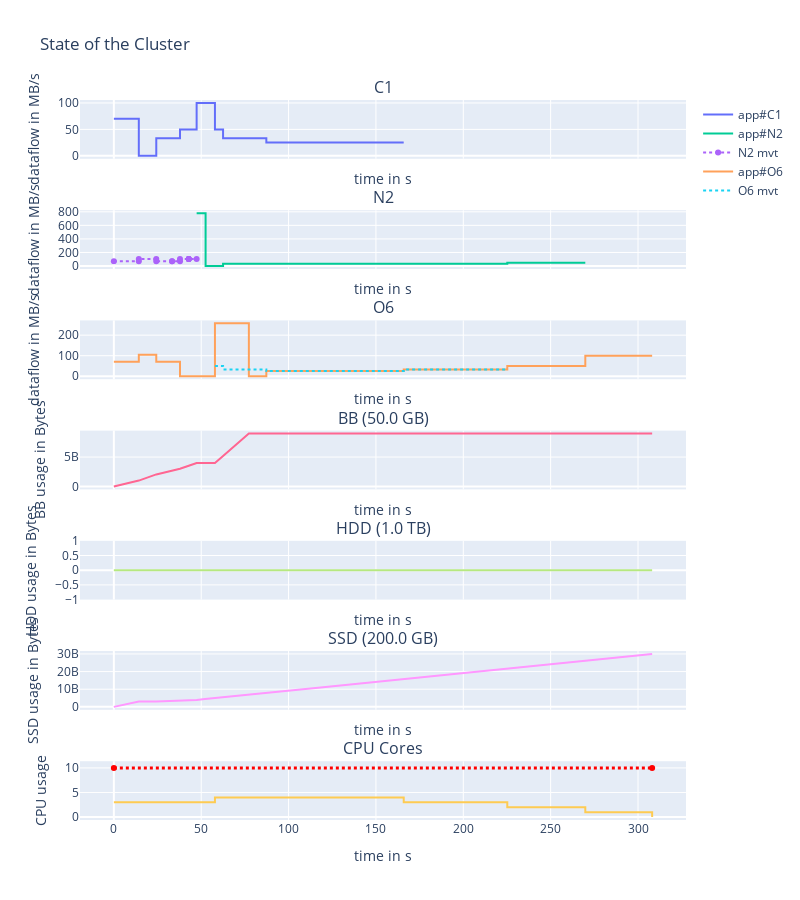
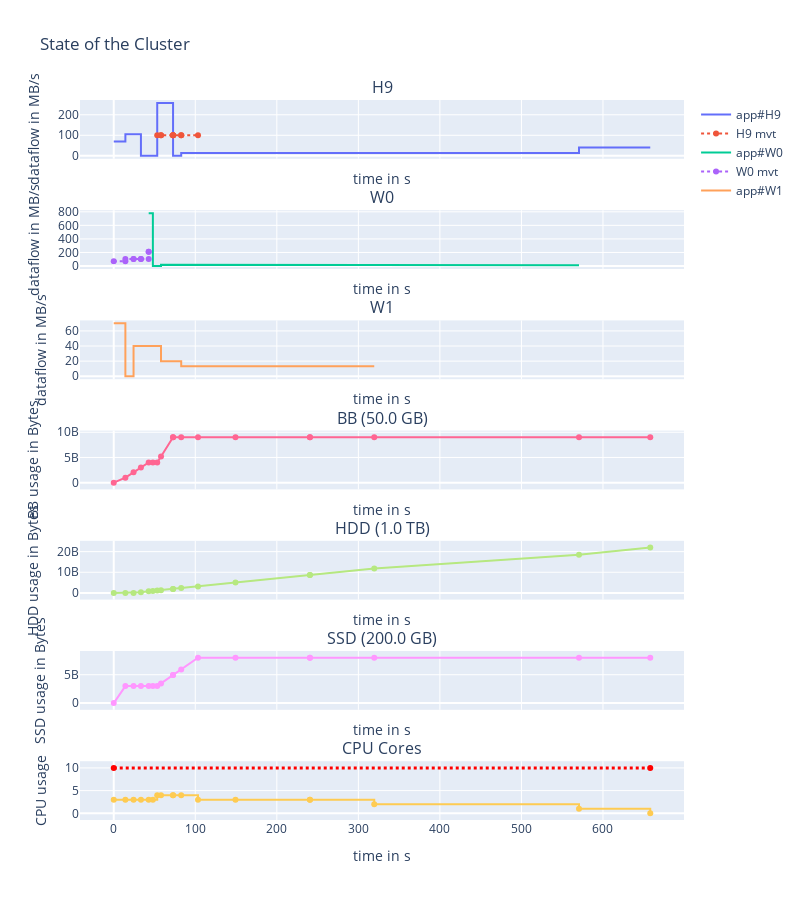

These figures' notebook cell, in order:
### Code cell
cbb = ClusterBlackBox()
fig = cbb.display_placement(placement=df.loc[59]["Param"].tolist()) # solution found by bbopt
fig.show()
cbb = ClusterBlackBox()
fig = cbb.display_placement(placement=df.loc[24]["Param"].tolist()) # solution found by bbopt
fig.show()

### Figure 1 — Plotly figure (JSON) as saved in the notebook; plotly's stock layout.template omitted (floating-point values rounded to 4 significant figures)
{"data": [{"line": {"shape": "linear"}, "name": "app#C1", "text": ["READ|to/from:SSD|volume=1.0 GB", "READ|to/from:SSD|volume=1.0 GB", "COMPUTE|volume=0B", "COMPUTE|volume=0B", "WRITE|to/from:SSD|volume=301.59 MB", "WRITE|to/from:SSD|volume=301.59 MB", "WRITE|to/from:SSD|volume=150.79 MB", "WRITE|to/from:SSD|volume=150.79 MB", "WRITE|to/from:SSD|volume=250.0 MB", "WRITE|to/from:SSD|volume=250.0 MB", "WRITE|to/from:SSD|volume=355.27 EB", "WRITE|to/from:SSD|volume=355.27 EB", "WRITE|to/from:SSD|volume=226.19 MB", "WRITE|to/from:SSD|volume=226.19 MB", "WRITE|to/from:SSD|volume=476.19 MB", "WRITE|to/from:SSD|volume=476.19 MB", "WRITE|to/from:SSD|volume=36.63 MB", "WRITE|to/from:SSD|volume=36.63 MB", "WRITE|to/from:SSD|volume=534.8 MB", "WRITE|to/from:SSD|volume=534.8 MB", "WRITE|to/from:SSD|volume=232.6 MB", "WRITE|to/from:SSD|volume=232.6 MB", "WRITE|to/from:SSD|volume=492.18 MB", "WRITE|to/from:SSD|volume=492.18 MB", "WRITE|to/from:SSD|volume=333.33 MB", "WRITE|to/from:SSD|volume=333.33 MB", "WRITE|to/from:SSD|volume=20.52 MB", "WRITE|to/from:SSD|volume=20.52 MB", "WRITE|to/from:SSD|volume=755.95 MB", "WRITE|to/from:SSD|volume=755.95 MB", "WRITE|to/from:SSD|volume=261.9 MB", "WRITE|to/from:SSD|volume=261.9 MB", "WRITE|to/from:SSD|volume=435.9 MB", "WRITE|to/from:SSD|volume=435.9 MB", "WRITE|to/from:SSD|volume=290.29 MB", "WRITE|to/from:SSD|volume=290.29 MB", "WRITE|to/from:SSD|volume=201.13 MB", "WRITE|to/from:SSD|volume=201.13 MB", "WRITE|to/from:SSD|volume=685.45 EB", "WRITE|to/from:SSD|volume=685.45 EB"], "textposition": "top center", "type": "scatter", "x": [0, 14.29, 14.29, 24.29, 24.29, 33.33, 33.33, 37.86, 37.86, 42.86, 42.86, 42.86, 42.86, 47.38, 47.38, 52.14, 52.14, 52.51, 52.51, 57.86, 57.86, 62.51, 62.51, 77.27, 77.27, 87.27, 87.27, 88.1, 88.1, 118.3, 118.3, 128.8, 128.8, 146.2, 146.2, 157.9, 157.9, 165.9, 165.9, 165.9], "xaxis": "x", "y": [70, 70, 0, 0, 33.33, 33.33, 33.33, 33.33, 50, 50, 50, 50, 50, 50, 100, 100, 100, 100, 100, 100, 50, 50, 33.33, 33.33, 33.33, 33.33, 25, 25, 25, 25, 25, 25, 25, 25, 25, 25, 25, 25, 25, 25], "yaxis": "y"}, {"line": {"dash": "dot", "shape": "linear"}, "name": "C1 mvt", "text": [], "textposition": "top center", "type": "scatter", "x": [], "xaxis": "x", "y": [], "yaxis": "y"}, {"line": {"shape": "linear"}, "name": "app#N2", "text": ["READ|to/from:BB|volume=3.71 GB", "READ|to/from:BB|volume=3.71 GB", "READ|to/from:BB|volume=285.71 MB", "READ|to/from:BB|volume=285.71 MB", "COMPUTE|volume=0B", "COMPUTE|volume=0B", "WRITE|to/from:SSD|volume=492.18 MB", "WRITE|to/from:SSD|volume=492.18 MB", "WRITE|to/from:SSD|volume=333.33 MB", "WRITE|to/from:SSD|volume=333.33 MB", "WRITE|to/from:SSD|volume=20.52 MB", "WRITE|to/from:SSD|volume=20.52 MB", "WRITE|to/from:SSD|volume=755.95 MB", "WRITE|to/from:SSD|volume=755.95 MB", "WRITE|to/from:SSD|volume=261.9 MB", "WRITE|to/from:SSD|volume=261.9 MB", "WRITE|to/from:SSD|volume=435.9 MB", "WRITE|to/from:SSD|volume=435.9 MB", "WRITE|to/from:SSD|volume=290.29 MB", "WRITE|to/from:SSD|volume=290.29 MB", "WRITE|to/from:SSD|volume=201.13 MB", "WRITE|to/from:SSD|volume=201.13 MB", "WRITE|to/from:SSD|volume=710.54 EB", "WRITE|to/from:SSD|volume=710.54 EB", "WRITE|to/from:SSD|volume=1.98 GB", "WRITE|to/from:SSD|volume=1.98 GB", "WRITE|to/from:SSD|volume=988.1 MB", "WRITE|to/from:SSD|volume=988.1 MB", "WRITE|to/from:SSD|volume=1.24 GB", "WRITE|to/from:SSD|volume=1.24 GB"], "textposition": "top center", "type": "scatter", "x": [47.38, 52.14, 52.14, 52.51, 52.51, 62.51, 62.51, 77.27, 77.27, 87.27, 87.27, 88.1, 88.1, 118.3, 118.3, 128.8, 128.8, 146.2, 146.2, 157.9, 157.9, 165.9, 165.9, 165.9, 165.9, 225.2, 225.2, 244.9, 244.9, 269.8], "xaxis": "x2", "y": [780, 780, 780, 780, 0, 0, 33.33, 33.33, 33.33, 33.33, 25, 25, 25, 25, 25, 25, 25, 25, 25, 25, 25, 25, 25, 25, 33.33, 33.33, 50, 50, 50, 50], "yaxis": "y2"}, {"line": {"dash": "dot", "shape": "linear"}, "name": "N2 mvt", "text": ["MOVEMENT|in:BB|from:SSD|volume=1.0 GB", "MOVEMENT|in:BB|volume=1.0 GB", "MOVEMENT|in:BB|from:SSD|volume=1.05 GB", "MOVEMENT|in:BB|volume=1.05 GB", "MOVEMENT|in:BB|from:SSD|volume=633.33 MB", "MOVEMENT|in:BB|volume=633.33 MB", "MOVEMENT|in:BB|from:SSD|volume=316.67 MB", "MOVEMENT|in:BB|volume=316.67 MB", "MOVEMENT|in:BB|from:SSD|volume=525.0 MB", "MOVEMENT|in:BB|volume=525.0 MB", "MOVEMENT|in:BB|from:SSD|volume=746.07 EB", "MOVEMENT|in:BB|volume=746.07 EB", "MOVEMENT|in:BB|from:SSD|volume=475.0 MB", "MOVEMENT|in:BB|volume=475.0 MB"], "textposition": "top center", "type": "scatter", "x": [0, 14.29, 14.29, 24.29, 24.29, 33.33, 33.33, 37.86, 37.86, 42.86, 42.86, 42.86, 42.86, 47.38], "xaxis": "x2", "y": [70, 70, 105, 105, 70, 70, 70, 70, 105, 105, 105, 105, 105, 105], "yaxis": "y2"}, {"line": {"shape": "linear"}, "name": "app#O6", "text": ["READ|to/from:SSD|volume=1.0 GB", "READ|to/from:SSD|volume=1.0 GB", "READ|to/from:SSD|volume=1.05 GB", "READ|to/from:SSD|volume=1.05 GB", "READ|to/from:SSD|volume=633.33 MB", "READ|to/from:SSD|volume=633.33 MB", "READ|to/from:SSD|volume=316.67 MB", "READ|to/from:SSD|volume=316.67 MB", "COMPUTE|volume=0B", "COMPUTE|volume=0B", "WRITE|to/from:BB|volume=1.2 GB", "WRITE|to/from:BB|volume=1.2 GB", "WRITE|to/from:BB|volume=3.8 GB", "WRITE|to/from:BB|volume=3.8 GB", "COMPUTE|volume=0B", "COMPUTE|volume=0B", "WRITE|to/from:SSD|volume=20.52 MB", "WRITE|to/from:SSD|volume=20.52 MB", "WRITE|to/from:SSD|volume=755.95 MB", "WRITE|to/from:SSD|volume=755.95 MB", "WRITE|to/from:SSD|volume=261.9 MB", "WRITE|to/from:SSD|volume=261.9 MB", "WRITE|to/from:SSD|volume=435.9 MB", "WRITE|to/from:SSD|volume=435.9 MB", "WRITE|to/from:SSD|volume=290.29 MB", "WRITE|to/from:SSD|volume=290.29 MB", "WRITE|to/from:SSD|volume=201.13 MB", "WRITE|to/from:SSD|volume=201.13 MB", "WRITE|to/from:SSD|volume=710.54 EB", "WRITE|to/from:SSD|volume=710.54 EB", "WRITE|to/from:SSD|volume=1.98 GB", "WRITE|to/from:SSD|volume=1.98 GB", "WRITE|to/from:SSD|volume=988.1 MB", "WRITE|to/from:SSD|volume=988.1 MB", "WRITE|to/from:SSD|volume=1.24 GB", "WRITE|to/from:SSD|volume=1.24 GB", "WRITE|to/from:SSD|volume=3.83 GB", "WRITE|to/from:SSD|volume=3.83 GB"], "textposition": "top center", "type": "scatter", "x": [0, 14.29, 14.29, 24.29, 24.29, 33.33, 33.33, 37.86, 37.86, 57.86, 57.86, 62.51, 62.51, 77.27, 77.27, 87.27, 87.27, 88.1, 88.1, 118.3, 118.3, 128.8, 128.8, 146.2, 146.2, 157.9, 157.9, 165.9, 165.9, 165.9, 165.9, 225.2, 225.2, 244.9, 244.9, 269.8, 269.8, 308.1], "xaxis": "x3", "y": [70, 70, 105, 105, 70, 70, 70, 70, 0, 0, 257.5, 257.5, 257.5, 257.5, 0, 0, 25, 25, 25, 25, 25, 25, 25, 25, 25, 25, 25, 25, 25, 25, 33.33, 33.33, 50, 50, 50, 50, 100, 100], "yaxis": "y3"}, {"line": {"dash": "dot", "shape": "linear"}, "name": "O6 mvt", "text": ["MOVEMENT|in:SSD|from:BB|volume=232.6 MB", "MOVEMENT|in:SSD|volume=232.6 MB", "MOVEMENT|in:SSD|from:BB|volume=492.18 MB", "MOVEMENT|in:SSD|volume=492.18 MB", "MOVEMENT|in:SSD|from:BB|volume=333.33 MB", "MOVEMENT|in:SSD|volume=333.33 MB", "MOVEMENT|in:SSD|from:BB|volume=20.52 MB", "MOVEMENT|in:SSD|volume=20.52 MB", "MOVEMENT|in:SSD|from:BB|volume=755.95 MB", "MOVEMENT|in:SSD|volume=755.95 MB", "MOVEMENT|in:SSD|from:BB|volume=261.9 MB", "MOVEMENT|in:SSD|volume=261.9 MB", "MOVEMENT|in:SSD|from:BB|volume=435.9 MB", "MOVEMENT|in:SSD|volume=435.9 MB", "MOVEMENT|in:SSD|from:BB|volume=290.29 MB", "MOVEMENT|in:SSD|volume=290.29 MB", "MOVEMENT|in:SSD|from:BB|volume=201.13 MB", "MOVEMENT|in:SSD|volume=201.13 MB", "MOVEMENT|in:SSD|from:BB|volume=710.54 EB", "MOVEMENT|in:SSD|volume=710.54 EB", "MOVEMENT|in:SSD|from:BB|volume=1.98 GB", "MOVEMENT|in:SSD|volume=1.98 GB"], "textposition": "top center", "type": "scatter", "x": [57.86, 62.51, 62.51, 77.27, 77.27, 87.27, 87.27, 88.1, 88.1, 118.3, 118.3, 128.8, 128.8, 146.2, 146.2, 157.9, 157.9, 165.9, 165.9, 165.9, 165.9, 225.2], "xaxis": "x3", "y": [50, 50, 33.33, 33.33, 33.33, 33.33, 25, 25, 25, 25, 25, 25, 25, 25, 25, 25, 25, 25, 25, 25, 33.33, 33.33], "yaxis": "y3"}, {"line": {"shape": "linear"}, "name": "BB", "showlegend": false, "text": ["C1|Read|SSD | +volume=1.0 GB", "N2|Movement|BB | +volume=1.0 GB", "O6|Read|SSD | +volume=1.0 GB", "C1|Compute | +volume=0B", "O6|Read|SSD | +volume=1.05 GB", "N2|Movement|BB | +volume=1.05 GB", "N2|Movement|BB | +volume=633.33 MB", "O6|Read|SSD | +volume=633.33 MB", "C1|Write|SSD | +volume=301.59 MB", "O6|Read|SSD | +volume=316.67 MB", "C1|Write|SSD | +volume=150.79 MB", "N2|Movement|BB | +volume=316.67 MB", "N2|Movement|BB | +volume=525.0 MB", "C1|Write|SSD | +volume=250.0 MB", "C1|Write|SSD | +volume=355.27 EB", "N2|Movement|BB | +volume=746.07 EB", "N2|Movement|BB | +volume=475.0 MB", "C1|Write|SSD | +volume=226.19 MB", "N2|Read|BB | +volume=3.71 GB", "C1|Write|SSD | +volume=476.19 MB", "N2|Read|BB | +volume=285.71 MB", "C1|Write|SSD | +volume=36.63 MB", "O6|Compute | +volume=0B", "C1|Write|SSD | +volume=534.8 MB", "N2|Compute | +volume=0B", "O6|Write|BB | +volume=1.2 GB", "C1|Write|SSD | +volume=232.6 MB", "O6|Movement|SSD | +volume=232.6 MB", "O6|Write|BB | +volume=3.8 GB", "O6|Movement|SSD | +volume=492.18 MB", "N2|Write|SSD | +volume=492.18 MB", "C1|Write|SSD | +volume=492.18 MB", "O6|Compute | +volume=0B", "N2|Write|SSD | +volume=333.33 MB", "C1|Write|SSD | +volume=333.33 MB", "O6|Movement|SSD | +volume=333.33 MB", "O6|Movement|SSD | +volume=20.52 MB", "N2|Write|SSD | +volume=20.52 MB", "C1|Write|SSD | +volume=20.52 MB", "O6|Write|SSD | +volume=20.52 MB", "O6|Write|SSD | +volume=755.95 MB", "O6|Movement|SSD | +volume=755.95 MB", "N2|Write|SSD | +volume=755.95 MB", "C1|Write|SSD | +volume=755.95 MB", "O6|Write|SSD | +volume=261.9 MB", "N2|Write|SSD | +volume=261.9 MB", "C1|Write|SSD | +volume=261.9 MB", "O6|Movement|SSD | +volume=261.9 MB", "O6|Movement|SSD | +volume=435.9 MB", "N2|Write|SSD | +volume=435.9 MB", "C1|Write|SSD | +volume=435.9 MB", "O6|Write|SSD | +volume=435.9 MB", "O6|Write|SSD | +volume=290.29 MB", "O6|Movement|SSD | +volume=290.29 MB", "N2|Write|SSD | +volume=290.29 MB", "C1|Write|SSD | +volume=290.29 MB", "O6|Write|SSD | +volume=201.13 MB", "N2|Write|SSD | +volume=201.13 MB", "C1|Write|SSD | +volume=201.13 MB", "O6|Movement|SSD | +volume=201.13 MB", "C1|Write|SSD | +volume=685.45 EB", "O6|Movement|SSD | +volume=710.54 EB", "N2|Write|SSD | +volume=710.54 EB", "O6|Write|SSD | +volume=710.54 EB", "O6|Movement|SSD | +volume=1.98 GB", "N2|Write|SSD | +volume=1.98 GB", "O6|Write|SSD | +volume=1.98 GB", "O6|Write|SSD | +volume=988.1 MB", "N2|Write|SSD | +volume=988.1 MB", "N2|Write|SSD | +volume=1.24 GB", "O6|Write|SSD | +volume=1.24 GB", "O6|Write|SSD | +volume=3.83 GB"], "textposition": "top center", "type": "scatter", "x": [0, 14.29, 24.29, 33.33, 37.86, 42.86, 42.86, 47.38, 52.14, 52.51, 57.86, 62.51, 77.27, 87.27, 88.1, 118.3, 128.8, 146.2, 157.9, 165.9, 165.9, 225.2, 244.9, 269.8, 308.1], "xaxis": "x4", "y": [0, 1000000000, 2050000000, 2683000000.0, 3000000000.0, 3525000000.0, 3525000000.0, 4000000000.0, 4000000000.0, 4000000000.0, 4000000000.0, 5198000000.0, 9000000000, 9000000000, 9000000000, 9000000000, 9000000000, 9000000000, 9000000000, 9000000000, 9000000000, 9000000000, 9000000000, 9000000000, 9000000000], "yaxis": "y4"}, {"line": {"shape": "linear"}, "name": "HDD", "showlegend": false, "text": ["C1|Read|SSD | +volume=1.0 GB", "N2|Movement|BB | +volume=1.0 GB", "O6|Read|SSD | +volume=1.0 GB", "C1|Compute | +volume=0B", "O6|Read|SSD | +volume=1.05 GB", "N2|Movement|BB | +volume=1.05 GB", "N2|Movement|BB | +volume=633.33 MB", "O6|Read|SSD | +volume=633.33 MB", "C1|Write|SSD | +volume=301.59 MB", "O6|Read|SSD | +volume=316.67 MB", "C1|Write|SSD | +volume=150.79 MB", "N2|Movement|BB | +volume=316.67 MB", "N2|Movement|BB | +volume=525.0 MB", "C1|Write|SSD | +volume=250.0 MB", "C1|Write|SSD | +volume=355.27 EB", "N2|Movement|BB | +volume=746.07 EB", "N2|Movement|BB | +volume=475.0 MB", "C1|Write|SSD | +volume=226.19 MB", "N2|Read|BB | +volume=3.71 GB", "C1|Write|SSD | +volume=476.19 MB", "N2|Read|BB | +volume=285.71 MB", "C1|Write|SSD | +volume=36.63 MB", "O6|Compute | +volume=0B", "C1|Write|SSD | +volume=534.8 MB", "N2|Compute | +volume=0B", "O6|Write|BB | +volume=1.2 GB", "C1|Write|SSD | +volume=232.6 MB", "O6|Movement|SSD | +volume=232.6 MB", "O6|Write|BB | +volume=3.8 GB", "O6|Movement|SSD | +volume=492.18 MB", "N2|Write|SSD | +volume=492.18 MB", "C1|Write|SSD | +volume=492.18 MB", "O6|Compute | +volume=0B", "N2|Write|SSD | +volume=333.33 MB", "C1|Write|SSD | +volume=333.33 MB", "O6|Movement|SSD | +volume=333.33 MB", "O6|Movement|SSD | +volume=20.52 MB", "N2|Write|SSD | +volume=20.52 MB", "C1|Write|SSD | +volume=20.52 MB", "O6|Write|SSD | +volume=20.52 MB", "O6|Write|SSD | +volume=755.95 MB", "O6|Movement|SSD | +volume=755.95 MB", "N2|Write|SSD | +volume=755.95 MB", "C1|Write|SSD | +volume=755.95 MB", "O6|Write|SSD | +volume=261.9 MB", "N2|Write|SSD | +volume=261.9 MB", "C1|Write|SSD | +volume=261.9 MB", "O6|Movement|SSD | +volume=261.9 MB", "O6|Movement|SSD | +volume=435.9 MB", "N2|Write|SSD | +volume=435.9 MB", "C1|Write|SSD | +volume=435.9 MB", "O6|Write|SSD | +volume=435.9 MB", "O6|Write|SSD | +volume=290.29 MB", "O6|Movement|SSD | +volume=290.29 MB", "N2|Write|SSD | +volume=290.29 MB", "C1|Write|SSD | +volume=290.29 MB", "O6|Write|SSD | +volume=201.13 MB", "N2|Write|SSD | +volume=201.13 MB", "C1|Write|SSD | +volume=201.13 MB", "O6|Movement|SSD | +volume=201.13 MB", "C1|Write|SSD | +volume=685.45 EB", "O6|Movement|SSD | +volume=710.54 EB", "N2|Write|SSD | +volume=710.54 EB", "O6|Write|SSD | +volume=710.54 EB", "O6|Movement|SSD | +volume=1.98 GB", "N2|Write|SSD | +volume=1.98 GB", "O6|Write|SSD | +volume=1.98 GB", "O6|Write|SSD | +volume=988.1 MB", "N2|Write|SSD | +volume=988.1 MB", "N2|Write|SSD | +volume=1.24 GB", "O6|Write|SSD | +volume=1.24 GB", "O6|Write|SSD | +volume=3.83 GB"], "textposition": "top center", "type": "scatter", "x": [0, 14.29, 24.29, 33.33, 37.86, 42.86, 42.86, 47.38, 52.14, 52.51, 57.86, 62.51, 77.27, 87.27, 88.1, 118.3, 128.8, 146.2, 157.9, 165.9, 165.9, 225.2, 244.9, 269.8, 308.1], "xaxis": "x5", "y": [0, 0, 0, 0, 0, 0, 0, 0, 0, 0, 0, 0, 0, 0, 0, 0, 0, 0, 0, 0, 0, 0, 0, 0, 0], "yaxis": "y5"}, {"line": {"shape": "linear"}, "name": "SSD", "showlegend": false, "text": ["C1|Read|SSD | +volume=1.0 GB", "N2|Movement|BB | +volume=1.0 GB", "O6|Read|SSD | +volume=1.0 GB", "C1|Compute | +volume=0B", "O6|Read|SSD | +volume=1.05 GB", "N2|Movement|BB | +volume=1.05 GB", "N2|Movement|BB | +volume=633.33 MB", "O6|Read|SSD | +volume=633.33 MB", "C1|Write|SSD | +volume=301.59 MB", "O6|Read|SSD | +volume=316.67 MB", "C1|Write|SSD | +volume=150.79 MB", "N2|Movement|BB | +volume=316.67 MB", "N2|Movement|BB | +volume=525.0 MB", "C1|Write|SSD | +volume=250.0 MB", "C1|Write|SSD | +volume=355.27 EB", "N2|Movement|BB | +volume=746.07 EB", "N2|Movement|BB | +volume=475.0 MB", "C1|Write|SSD | +volume=226.19 MB", "N2|Read|BB | +volume=3.71 GB", "C1|Write|SSD | +volume=476.19 MB", "N2|Read|BB | +volume=285.71 MB", "C1|Write|SSD | +volume=36.63 MB", "O6|Compute | +volume=0B", "C1|Write|SSD | +volume=534.8 MB", "N2|Compute | +volume=0B", "O6|Write|BB | +volume=1.2 GB", "C1|Write|SSD | +volume=232.6 MB", "O6|Movement|SSD | +volume=232.6 MB", "O6|Write|BB | +volume=3.8 GB", "O6|Movement|SSD | +volume=492.18 MB", "N2|Write|SSD | +volume=492.18 MB", "C1|Write|SSD | +volume=492.18 MB", "O6|Compute | +volume=0B", "N2|Write|SSD | +volume=333.33 MB", "C1|Write|SSD | +volume=333.33 MB", "O6|Movement|SSD | +volume=333.33 MB", "O6|Movement|SSD | +volume=20.52 MB", "N2|Write|SSD | +volume=20.52 MB", "C1|Write|SSD | +volume=20.52 MB", "O6|Write|SSD | +volume=20.52 MB", "O6|Write|SSD | +volume=755.95 MB", "O6|Movement|SSD | +volume=755.95 MB", "N2|Write|SSD | +volume=755.95 MB", "C1|Write|SSD | +volume=755.95 MB", "O6|Write|SSD | +volume=261.9 MB", "N2|Write|SSD | +volume=261.9 MB", "C1|Write|SSD | +volume=261.9 MB", "O6|Movement|SSD | +volume=261.9 MB", "O6|Movement|SSD | +volume=435.9 MB", "N2|Write|SSD | +volume=435.9 MB", "C1|Write|SSD | +volume=435.9 MB", "O6|Write|SSD | +volume=435.9 MB", "O6|Write|SSD | +volume=290.29 MB", "O6|Movement|SSD | +volume=290.29 MB", "N2|Write|SSD | +volume=290.29 MB", "C1|Write|SSD | +volume=290.29 MB", "O6|Write|SSD | +volume=201.13 MB", "N2|Write|SSD | +volume=201.13 MB", "C1|Write|SSD | +volume=201.13 MB", "O6|Movement|SSD | +volume=201.13 MB", "C1|Write|SSD | +volume=685.45 EB", "O6|Movement|SSD | +volume=710.54 EB", "N2|Write|SSD | +volume=710.54 EB", "O6|Write|SSD | +volume=710.54 EB", "O6|Movement|SSD | +volume=1.98 GB", "N2|Write|SSD | +volume=1.98 GB", "O6|Write|SSD | +volume=1.98 GB", "O6|Write|SSD | +volume=988.1 MB", "N2|Write|SSD | +volume=988.1 MB", "N2|Write|SSD | +volume=1.24 GB", "O6|Write|SSD | +volume=1.24 GB", "O6|Write|SSD | +volume=3.83 GB"], "textposition": "top center", "type": "scatter", "x": [0, 14.29, 24.29, 33.33, 37.86, 42.86, 42.86, 47.38, 52.14, 52.51, 57.86, 62.51, 77.27, 87.27, 88.1, 118.3, 128.8, 146.2, 157.9, 165.9, 165.9, 225.2, 244.9, 269.8, 308.1], "xaxis": "x6", "y": [0, 3000000000, 3000000000, 3302000000.0, 3452000000.0, 3702000000.0, 3702000000.0, 3929000000.0, 4405000000.0, 4441000000.0, 4976000000.0, 5441000000.0, 6918000000.0, 7918000000.0, 8000000000.0, 11020000000.0, 12070000000.0, 13820000000.0, 14980000000.0, 15780000000.0, 15780000000.0, 21710000000.0, 23690000000.0, 26170000000.0, 30000000000.0], "yaxis": "y6"}, {"line": {"shape": "hv"}, "showlegend": false, "type": "scatter", "x": [0, 14.29, 24.29, 33.33, 37.86, 42.86, 42.86, 47.38, 52.14, 52.51, 57.86, 62.51, 77.27, 87.27, 88.1, 118.3, 128.8, 146.2, 157.9, 165.9, 165.9, 225.2, 244.9, 269.8, 308.1], "xaxis": "x7", "y": [3, 3, 3, 3, 3, 3, 3, 3, 3, 3, 4, 4, 4, 4, 4, 4, 4, 4, 4, 4, 3, 2, 2, 1, 0], "yaxis": "y7"}, {"line": {"color": "red", "dash": "dot", "shape": "hv", "width": 3}, "showlegend": false, "text": ["Maximum available cores in cluster=10", "Maximum available cores in cluster=10"], "type": "scatter", "x": [0, 308.1], "xaxis": "x7", "y": [10, 10], "yaxis": "y7"}], "layout": {"annotations": [{"font": {"size": 16}, "showarrow": false, "text": "C1", "x": 0.5, "xanchor": "center", "xref": "paper", "y": 1.0, "yanchor": "bottom", "yref": "paper"}, {"font": {"size": 16}, "showarrow": false, "text": "N2", "x": 0.5, "xanchor": "center", "xref": "paper", "y": 0.8469, "yanchor": "bottom", "yref": "paper"}, {"font": {"size": 16}, "showarrow": false, "text": "O6", "x": 0.5, "xanchor": "center", "xref": "paper", "y": 0.6939, "yanchor": "bottom", "yref": "paper"}, {"font": {"size": 16}, "showarrow": false, "text": "BB (50.0 GB)", "x": 0.5, "xanchor": "center", "xref": "paper", "y": 0.5408, "yanchor": "bottom", "yref": "paper"}, {"font": {"size": 16}, "showarrow": false, "text": "HDD (1.0 TB)", "x": 0.5, "xanchor": "center", "xref": "paper", "y": 0.3878, "yanchor": "bottom", "yref": "paper"}, {"font": {"size": 16}, "showarrow": false, "text": "SSD (200.0 GB)", "x": 0.5, "xanchor": "center", "xref": "paper", "y": 0.2347, "yanchor": "bottom", "yref": "paper"}, {"font": {"size": 16}, "showarrow": false, "text": "CPU Cores", "x": 0.5, "xanchor": "center", "xref": "paper", "y": 0.08163, "yanchor": "bottom", "yref": "paper"}], "height": 900, "title": {"text": "State of the Cluster"}, "width": 800, "xaxis": {"anchor": "y", "domain": [0, 1], "matches": "x7", "showticklabels": false, "title": {"text": "time in s"}}, "xaxis2": {"anchor": "y2", "domain": [0, 1], "matches": "x7", "showticklabels": false, "title": {"text": "time in s"}}, "xaxis3": {"anchor": "y3", "domain": [0, 1], "matches": "x7", "showticklabels": false, "title": {"text": "time in s"}}, "xaxis4": {"anchor": "y4", "domain": [0, 1], "matches": "x7", "showticklabels": false, "title": {"text": "time in s"}}, "xaxis5": {"anchor": "y5", "domain": [0, 1], "matches": "x7", "showticklabels": false, "title": {"text": "time in s"}}, "xaxis6": {"anchor": "y6", "domain": [0, 1], "matches": "x7", "showticklabels": false, "title": {"text": "time in s"}}, "xaxis7": {"anchor": "y7", "domain": [0, 1], "title": {"text": "time in s"}}, "yaxis": {"anchor": "x", "domain": [0.9184, 1.0], "title": {"text": "dataflow in MB/s"}}, "yaxis2": {"anchor": "x2", "domain": [0.7653, 0.8469], "title": {"text": "dataflow in MB/s"}}, "yaxis3": {"anchor": "x3", "domain": [0.6122, 0.6939], "title": {"text": "dataflow in MB/s"}}, "yaxis4": {"anchor": "x4", "domain": [0.4592, 0.5408], "title": {"text": "BB usage in Bytes"}}, "yaxis5": {"anchor": "x5", "domain": [0.3061, 0.3878], "title": {"text": "HDD usage in Bytes"}}, "yaxis6": {"anchor": "x6", "domain": [0.1531, 0.2347], "title": {"text": "SSD usage in Bytes"}}, "yaxis7": {"anchor": "x7", "domain": [0, 0.08163], "title": {"text": "CPU usage"}}}}

### Figure 2 — Plotly figure (JSON) as saved in the notebook; plotly's stock layout.template omitted (floating-point values rounded to 4 significant figures)
{"data": [{"line": {"shape": "linear"}, "name": "app#H9", "text": ["READ|to/from:SSD|volume=1.0 GB", "READ|to/from:SSD|volume=1.0 GB", "READ|to/from:SSD|volume=1.05 GB", "READ|to/from:SSD|volume=1.05 GB", "READ|to/from:SSD|volume=950.0 MB", "READ|to/from:SSD|volume=950.0 MB", "READ|to/from:SSD|volume=119.21 EB", "READ|to/from:SSD|volume=119.21 EB", "COMPUTE|volume=0B", "COMPUTE|volume=0B", "WRITE|to/from:BB|volume=1.2 GB", "WRITE|to/from:BB|volume=1.2 GB", "WRITE|to/from:BB|volume=3.8 GB", "WRITE|to/from:BB|volume=3.8 GB", "WRITE|to/from:BB|volume=2.38 ZB", "WRITE|to/from:BB|volume=2.38 ZB", "COMPUTE|volume=0B", "COMPUTE|volume=0B", "WRITE|to/from:HDD|volume=274.43 MB", "WRITE|to/from:HDD|volume=274.43 MB", "WRITE|to/from:HDD|volume=612.7 MB", "WRITE|to/from:HDD|volume=612.7 MB", "WRITE|to/from:HDD|volume=1.22 GB", "WRITE|to/from:HDD|volume=1.22 GB", "WRITE|to/from:HDD|volume=378.96 EB", "WRITE|to/from:HDD|volume=378.96 EB", "WRITE|to/from:HDD|volume=1.05 GB", "WRITE|to/from:HDD|volume=1.05 GB", "WRITE|to/from:HDD|volume=3.35 GB", "WRITE|to/from:HDD|volume=3.35 GB", "WRITE|to/from:HDD|volume=3.5 GB", "WRITE|to/from:HDD|volume=3.5 GB"], "textposition": "top center", "type": "scatter", "x": [0, 14.29, 14.29, 24.29, 24.29, 33.33, 33.33, 33.33, 33.33, 53.33, 53.33, 57.99, 57.99, 72.75, 72.75, 72.75, 72.75, 82.75, 82.75, 103.3, 103.3, 149.3, 149.3, 240.6, 240.6, 240.6, 240.6, 319.5, 319.5, 570.6, 570.6, 658.0], "xaxis": "x", "y": [70, 70, 105, 105, 105, 105, 105, 105, 0, 0, 257.5, 257.5, 257.5, 257.5, 257.5, 257.5, 0, 0, 13.33, 13.33, 13.33, 13.33, 13.33, 13.33, 13.33, 13.33, 13.33, 13.33, 13.33, 13.33, 40, 40], "yaxis": "y"}, {"line": {"dash": "dot", "shape": "linear"}, "name": "H9 mvt", "text": ["MOVEMENT|in:SSD|from:BB|volume=465.2 MB", "MOVEMENT|in:SSD|volume=465.2 MB", "MOVEMENT|in:SSD|from:BB|volume=1.48 GB", "MOVEMENT|in:SSD|volume=1.48 GB", "MOVEMENT|in:SSD|from:BB|volume=1.42 ZB", "MOVEMENT|in:SSD|volume=1.42 ZB", "MOVEMENT|in:SSD|from:BB|volume=1.0 GB", "MOVEMENT|in:SSD|volume=1.0 GB", "MOVEMENT|in:SSD|from:BB|volume=2.06 GB", "MOVEMENT|in:SSD|volume=2.06 GB"], "textposition": "top center", "type": "scatter", "x": [53.33, 57.99, 57.99, 72.75, 72.75, 72.75, 72.75, 82.75, 82.75, 103.3], "xaxis": "x", "y": [100, 100, 100, 100, 100, 100, 100, 100, 100, 100], "yaxis": "y"}, {"line": {"shape": "linear"}, "name": "app#W0", "text": ["READ|to/from:BB|volume=4.0 GB", "READ|to/from:BB|volume=4.0 GB", "COMPUTE|volume=0B", "COMPUTE|volume=0B", "WRITE|to/from:HDD|volume=295.31 MB", "WRITE|to/from:HDD|volume=295.31 MB", "WRITE|to/from:HDD|volume=284.22 EB", "WRITE|to/from:HDD|volume=284.22 EB", "WRITE|to/from:HDD|volume=200.0 MB", "WRITE|to/from:HDD|volume=200.0 MB", "WRITE|to/from:HDD|volume=274.43 MB", "WRITE|to/from:HDD|volume=274.43 MB", "WRITE|to/from:HDD|volume=612.7 MB", "WRITE|to/from:HDD|volume=612.7 MB", "WRITE|to/from:HDD|volume=1.22 GB", "WRITE|to/from:HDD|volume=1.22 GB", "WRITE|to/from:HDD|volume=378.96 EB", "WRITE|to/from:HDD|volume=378.96 EB", "WRITE|to/from:HDD|volume=1.05 GB", "WRITE|to/from:HDD|volume=1.05 GB", "WRITE|to/from:HDD|volume=3.35 GB", "WRITE|to/from:HDD|volume=3.35 GB"], "textposition": "top center", "type": "scatter", "x": [42.86, 47.99, 47.99, 57.99, 57.99, 72.75, 72.75, 72.75, 72.75, 82.75, 82.75, 103.3, 103.3, 149.3, 149.3, 240.6, 240.6, 240.6, 240.6, 319.5, 319.5, 570.6], "xaxis": "x2", "y": [780, 780, 0, 0, 20, 20, 20, 20, 20, 20, 13.33, 13.33, 13.33, 13.33, 13.33, 13.33, 13.33, 13.33, 13.33, 13.33, 13.33, 13.33], "yaxis": "y2"}, {"line": {"dash": "dot", "shape": "linear"}, "name": "W0 mvt", "text": ["MOVEMENT|in:BB|from:SSD|volume=1.0 GB", "MOVEMENT|in:BB|volume=1.0 GB", "MOVEMENT|in:BB|from:SSD|volume=1.05 GB", "MOVEMENT|in:BB|volume=1.05 GB", "MOVEMENT|in:BB|from:SSD|volume=950.0 MB", "MOVEMENT|in:BB|volume=950.0 MB", "MOVEMENT|in:BB|from:SSD|volume=1.0 GB", "MOVEMENT|in:BB|volume=1.0 GB", "MOVEMENT|in:BB|from:SSD|volume=119.21 EB", "MOVEMENT|in:BB|volume=119.21 EB"], "textposition": "top center", "type": "scatter", "x": [0, 14.29, 14.29, 24.29, 24.29, 33.33, 33.33, 42.86, 42.86, 42.86], "xaxis": "x2", "y": [70, 70, 105, 105, 105, 105, 105, 105, 210, 210], "yaxis": "y2"}, {"line": {"shape": "linear"}, "name": "app#W1", "text": ["READ|to/from:SSD|volume=1.0 GB", "READ|to/from:SSD|volume=1.0 GB", "COMPUTE|volume=0B", "COMPUTE|volume=0B", "WRITE|to/from:HDD|volume=361.9 MB", "WRITE|to/from:HDD|volume=361.9 MB", "WRITE|to/from:HDD|volume=380.95 MB", "WRITE|to/from:HDD|volume=380.95 MB", "WRITE|to/from:HDD|volume=205.13 MB", "WRITE|to/from:HDD|volume=205.13 MB", "WRITE|to/from:HDD|volume=213.92 MB", "WRITE|to/from:HDD|volume=213.92 MB", "WRITE|to/from:HDD|volume=186.08 MB", "WRITE|to/from:HDD|volume=186.08 MB", "WRITE|to/from:HDD|volume=295.31 MB", "WRITE|to/from:HDD|volume=295.31 MB", "WRITE|to/from:HDD|volume=284.22 EB", "WRITE|to/from:HDD|volume=284.22 EB", "WRITE|to/from:HDD|volume=200.0 MB", "WRITE|to/from:HDD|volume=200.0 MB", "WRITE|to/from:HDD|volume=274.43 MB", "WRITE|to/from:HDD|volume=274.43 MB", "WRITE|to/from:HDD|volume=612.7 MB", "WRITE|to/from:HDD|volume=612.7 MB", "WRITE|to/from:HDD|volume=1.22 GB", "WRITE|to/from:HDD|volume=1.22 GB", "WRITE|to/from:HDD|volume=378.96 EB", "WRITE|to/from:HDD|volume=378.96 EB", "WRITE|to/from:HDD|volume=1.05 GB", "WRITE|to/from:HDD|volume=1.05 GB", "WRITE|to/from:HDD|volume=357.63 EB", "WRITE|to/from:HDD|volume=357.63 EB"], "textposition": "top center", "type": "scatter", "x": [0, 14.29, 14.29, 24.29, 24.29, 33.33, 33.33, 42.86, 42.86, 47.99, 47.99, 53.33, 53.33, 57.99, 57.99, 72.75, 72.75, 72.75, 72.75, 82.75, 82.75, 103.3, 103.3, 149.3, 149.3, 240.6, 240.6, 240.6, 240.6, 319.5, 319.5, 319.5], "xaxis": "x3", "y": [70, 70, 0, 0, 40, 40, 40, 40, 40, 40, 40, 40, 40, 40, 20, 20, 20, 20, 20, 20, 13.33, 13.33, 13.33, 13.33, 13.33, 13.33, 13.33, 13.33, 13.33, 13.33, 13.33, 13.33], "yaxis": "y3"}, {"line": {"dash": "dot", "shape": "linear"}, "name": "W1 mvt", "text": [], "textposition": "top center", "type": "scatter", "x": [], "xaxis": "x3", "y": [], "yaxis": "y3"}, {"line": {"shape": "linear"}, "name": "BB", "showlegend": false, "text": ["W1|Read|SSD | +volume=1.0 GB", "W0|Movement|BB | +volume=1.0 GB", "H9|Read|SSD | +volume=1.0 GB", "W1|Compute | +volume=0B", "H9|Read|SSD | +volume=1.05 GB", "W0|Movement|BB | +volume=1.05 GB", "H9|Read|SSD | +volume=950.0 MB", "W1|Write|HDD | +volume=361.9 MB", "W0|Movement|BB | +volume=950.0 MB", "H9|Read|SSD | +volume=119.21 EB", "W0|Movement|BB | +volume=1.0 GB", "W1|Write|HDD | +volume=380.95 MB", "W0|Movement|BB | +volume=119.21 EB", "W0|Read|BB | +volume=4.0 GB", "W1|Write|HDD | +volume=205.13 MB", "H9|Compute | +volume=0B", "W1|Write|HDD | +volume=213.92 MB", "W0|Compute | +volume=0B", "H9|Write|BB | +volume=1.2 GB", "W1|Write|HDD | +volume=186.08 MB", "H9|Movement|SSD | +volume=465.2 MB", "H9|Movement|SSD | +volume=1.48 GB", "W0|Write|HDD | +volume=295.31 MB", "W1|Write|HDD | +volume=295.31 MB", "H9|Write|BB | +volume=3.8 GB", "H9|Write|BB | +volume=2.38 ZB", "H9|Movement|SSD | +volume=1.42 ZB", "W0|Write|HDD | +volume=284.22 EB", "W1|Write|HDD | +volume=284.22 EB", "H9|Compute | +volume=0B", "W0|Write|HDD | +volume=200.0 MB", "W1|Write|HDD | +volume=200.0 MB", "H9|Movement|SSD | +volume=1.0 GB", "H9|Movement|SSD | +volume=2.06 GB", "W0|Write|HDD | +volume=274.43 MB", "W1|Write|HDD | +volume=274.43 MB", "H9|Write|HDD | +volume=274.43 MB", "H9|Write|HDD | +volume=612.7 MB", "W0|Write|HDD | +volume=612.7 MB", "W1|Write|HDD | +volume=612.7 MB", "H9|Write|HDD | +volume=1.22 GB", "W0|Write|HDD | +volume=1.22 GB", "W1|Write|HDD | +volume=1.22 GB", "H9|Write|HDD | +volume=378.96 EB", "W0|Write|HDD | +volume=378.96 EB", "W1|Write|HDD | +volume=378.96 EB", "H9|Write|HDD | +volume=1.05 GB", "W0|Write|HDD | +volume=1.05 GB", "W1|Write|HDD | +volume=1.05 GB", "W1|Write|HDD | +volume=357.63 EB", "W0|Write|HDD | +volume=3.35 GB", "H9|Write|HDD | +volume=3.35 GB", "H9|Write|HDD | +volume=3.5 GB"], "textposition": "top center", "type": "scatter", "x": [0, 14.29, 24.29, 33.33, 42.86, 47.99, 53.33, 57.99, 72.75, 72.75, 82.75, 103.3, 149.3, 240.6, 240.6, 319.5, 570.6, 658.0], "xaxis": "x4", "y": [0, 1000000000, 2050000000, 3000000000, 4000000000, 4000000000, 4000000000, 5198000000.0, 9000000000.0, 9000000000, 9000000000, 9000000000, 9000000000, 9000000000, 9000000000, 9000000000, 9000000000, 9000000000], "yaxis": "y4"}, {"line": {"shape": "linear"}, "name": "HDD", "showlegend": false, "text": ["W1|Read|SSD | +volume=1.0 GB", "W0|Movement|BB | +volume=1.0 GB", "H9|Read|SSD | +volume=1.0 GB", "W1|Compute | +volume=0B", "H9|Read|SSD | +volume=1.05 GB", "W0|Movement|BB | +volume=1.05 GB", "H9|Read|SSD | +volume=950.0 MB", "W1|Write|HDD | +volume=361.9 MB", "W0|Movement|BB | +volume=950.0 MB", "H9|Read|SSD | +volume=119.21 EB", "W0|Movement|BB | +volume=1.0 GB", "W1|Write|HDD | +volume=380.95 MB", "W0|Movement|BB | +volume=119.21 EB", "W0|Read|BB | +volume=4.0 GB", "W1|Write|HDD | +volume=205.13 MB", "H9|Compute | +volume=0B", "W1|Write|HDD | +volume=213.92 MB", "W0|Compute | +volume=0B", "H9|Write|BB | +volume=1.2 GB", "W1|Write|HDD | +volume=186.08 MB", "H9|Movement|SSD | +volume=465.2 MB", "H9|Movement|SSD | +volume=1.48 GB", "W0|Write|HDD | +volume=295.31 MB", "W1|Write|HDD | +volume=295.31 MB", "H9|Write|BB | +volume=3.8 GB", "H9|Write|BB | +volume=2.38 ZB", "H9|Movement|SSD | +volume=1.42 ZB", "W0|Write|HDD | +volume=284.22 EB", "W1|Write|HDD | +volume=284.22 EB", "H9|Compute | +volume=0B", "W0|Write|HDD | +volume=200.0 MB", "W1|Write|HDD | +volume=200.0 MB", "H9|Movement|SSD | +volume=1.0 GB", "H9|Movement|SSD | +volume=2.06 GB", "W0|Write|HDD | +volume=274.43 MB", "W1|Write|HDD | +volume=274.43 MB", "H9|Write|HDD | +volume=274.43 MB", "H9|Write|HDD | +volume=612.7 MB", "W0|Write|HDD | +volume=612.7 MB", "W1|Write|HDD | +volume=612.7 MB", "H9|Write|HDD | +volume=1.22 GB", "W0|Write|HDD | +volume=1.22 GB", "W1|Write|HDD | +volume=1.22 GB", "H9|Write|HDD | +volume=378.96 EB", "W0|Write|HDD | +volume=378.96 EB", "W1|Write|HDD | +volume=378.96 EB", "H9|Write|HDD | +volume=1.05 GB", "W0|Write|HDD | +volume=1.05 GB", "W1|Write|HDD | +volume=1.05 GB", "W1|Write|HDD | +volume=357.63 EB", "W0|Write|HDD | +volume=3.35 GB", "H9|Write|HDD | +volume=3.35 GB", "H9|Write|HDD | +volume=3.5 GB"], "textposition": "top center", "type": "scatter", "x": [0, 14.29, 24.29, 33.33, 42.86, 47.99, 53.33, 57.99, 72.75, 72.75, 82.75, 103.3, 149.3, 240.6, 240.6, 319.5, 570.6, 658.0], "xaxis": "x5", "y": [0, 0, 0, 361900000.0, 742900000.0, 948000000.0, 1162000000.0, 1348000000.0, 1939000000.0, 1939000000.0, 2339000000.0, 3162000000.0, 5000000000, 8652000000.0, 8652000000.0, 11810000000.0, 18500000000.0, 22000000000], "yaxis": "y5"}, {"line": {"shape": "linear"}, "name": "SSD", "showlegend": false, "text": ["W1|Read|SSD | +volume=1.0 GB", "W0|Movement|BB | +volume=1.0 GB", "H9|Read|SSD | +volume=1.0 GB", "W1|Compute | +volume=0B", "H9|Read|SSD | +volume=1.05 GB", "W0|Movement|BB | +volume=1.05 GB", "H9|Read|SSD | +volume=950.0 MB", "W1|Write|HDD | +volume=361.9 MB", "W0|Movement|BB | +volume=950.0 MB", "H9|Read|SSD | +volume=119.21 EB", "W0|Movement|BB | +volume=1.0 GB", "W1|Write|HDD | +volume=380.95 MB", "W0|Movement|BB | +volume=119.21 EB", "W0|Read|BB | +volume=4.0 GB", "W1|Write|HDD | +volume=205.13 MB", "H9|Compute | +volume=0B", "W1|Write|HDD | +volume=213.92 MB", "W0|Compute | +volume=0B", "H9|Write|BB | +volume=1.2 GB", "W1|Write|HDD | +volume=186.08 MB", "H9|Movement|SSD | +volume=465.2 MB", "H9|Movement|SSD | +volume=1.48 GB", "W0|Write|HDD | +volume=295.31 MB", "W1|Write|HDD | +volume=295.31 MB", "H9|Write|BB | +volume=3.8 GB", "H9|Write|BB | +volume=2.38 ZB", "H9|Movement|SSD | +volume=1.42 ZB", "W0|Write|HDD | +volume=284.22 EB", "W1|Write|HDD | +volume=284.22 EB", "H9|Compute | +volume=0B", "W0|Write|HDD | +volume=200.0 MB", "W1|Write|HDD | +volume=200.0 MB", "H9|Movement|SSD | +volume=1.0 GB", "H9|Movement|SSD | +volume=2.06 GB", "W0|Write|HDD | +volume=274.43 MB", "W1|Write|HDD | +volume=274.43 MB", "H9|Write|HDD | +volume=274.43 MB", "H9|Write|HDD | +volume=612.7 MB", "W0|Write|HDD | +volume=612.7 MB", "W1|Write|HDD | +volume=612.7 MB", "H9|Write|HDD | +volume=1.22 GB", "W0|Write|HDD | +volume=1.22 GB", "W1|Write|HDD | +volume=1.22 GB", "H9|Write|HDD | +volume=378.96 EB", "W0|Write|HDD | +volume=378.96 EB", "W1|Write|HDD | +volume=378.96 EB", "H9|Write|HDD | +volume=1.05 GB", "W0|Write|HDD | +volume=1.05 GB", "W1|Write|HDD | +volume=1.05 GB", "W1|Write|HDD | +volume=357.63 EB", "W0|Write|HDD | +volume=3.35 GB", "H9|Write|HDD | +volume=3.35 GB", "H9|Write|HDD | +volume=3.5 GB"], "textposition": "top center", "type": "scatter", "x": [0, 14.29, 24.29, 33.33, 42.86, 47.99, 53.33, 57.99, 72.75, 72.75, 82.75, 103.3, 149.3, 240.6, 240.6, 319.5, 570.6, 658.0], "xaxis": "x6", "y": [0, 3000000000, 3000000000, 3000000000, 3000000000, 3000000000, 3000000000, 3465000000.0, 4942000000.0, 4942000000.0, 5942000000.0, 8000000000.0, 8000000000.0, 8000000000.0, 8000000000.0, 8000000000.0, 8000000000.0, 8000000000.0], "yaxis": "y6"}, {"line": {"shape": "hv"}, "showlegend": false, "type": "scatter", "x": [0, 14.29, 24.29, 33.33, 42.86, 47.99, 53.33, 57.99, 72.75, 72.75, 82.75, 103.3, 149.3, 240.6, 240.6, 319.5, 570.6, 658.0], "xaxis": "x7", "y": [3, 3, 3, 3, 3, 3, 4, 4, 4, 4, 4, 3, 3, 3, 3, 2, 1, 0], "yaxis": "y7"}, {"line": {"color": "red", "dash": "dot", "shape": "hv", "width": 3}, "showlegend": false, "text": ["Maximum available cores in cluster=10", "Maximum available cores in cluster=10"], "type": "scatter", "x": [0, 658.0], "xaxis": "x7", "y": [10, 10], "yaxis": "y7"}], "layout": {"annotations": [{"font": {"size": 16}, "showarrow": false, "text": "H9", "x": 0.5, "xanchor": "center", "xref": "paper", "y": 1.0, "yanchor": "bottom", "yref": "paper"}, {"font": {"size": 16}, "showarrow": false, "text": "W0", "x": 0.5, "xanchor": "center", "xref": "paper", "y": 0.8469, "yanchor": "bottom", "yref": "paper"}, {"font": {"size": 16}, "showarrow": false, "text": "W1", "x": 0.5, "xanchor": "center", "xref": "paper", "y": 0.6939, "yanchor": "bottom", "yref": "paper"}, {"font": {"size": 16}, "showarrow": false, "text": "BB (50.0 GB)", "x": 0.5, "xanchor": "center", "xref": "paper", "y": 0.5408, "yanchor": "bottom", "yref": "paper"}, {"font": {"size": 16}, "showarrow": false, "text": "HDD (1.0 TB)", "x": 0.5, "xanchor": "center", "xref": "paper", "y": 0.3878, "yanchor": "bottom", "yref": "paper"}, {"font": {"size": 16}, "showarrow": false, "text": "SSD (200.0 GB)", "x": 0.5, "xanchor": "center", "xref": "paper", "y": 0.2347, "yanchor": "bottom", "yref": "paper"}, {"font": {"size": 16}, "showarrow": false, "text": "CPU Cores", "x": 0.5, "xanchor": "center", "xref": "paper", "y": 0.08163, "yanchor": "bottom", "yref": "paper"}], "height": 900, "title": {"text": "State of the Cluster"}, "width": 800, "xaxis": {"anchor": "y", "domain": [0, 1], "matches": "x7", "showticklabels": false, "title": {"text": "time in s"}}, "xaxis2": {"anchor": "y2", "domain": [0, 1], "matches": "x7", "showticklabels": false, "title": {"text": "time in s"}}, "xaxis3": {"anchor": "y3", "domain": [0, 1], "matches": "x7", "showticklabels": false, "title": {"text": "time in s"}}, "xaxis4": {"anchor": "y4", "domain": [0, 1], "matches": "x7", "showticklabels": false, "title": {"text": "time in s"}}, "xaxis5": {"anchor": "y5", "domain": [0, 1], "matches": "x7", "showticklabels": false, "title": {"text": "time in s"}}, "xaxis6": {"anchor": "y6", "domain": [0, 1], "matches": "x7", "showticklabels": false, "title": {"text": "time in s"}}, "xaxis7": {"anchor": "y7", "domain": [0, 1], "title": {"text": "time in s"}}, "yaxis": {"anchor": "x", "domain": [0.9184, 1.0], "title": {"text": "dataflow in MB/s"}}, "yaxis2": {"anchor": "x2", "domain": [0.7653, 0.8469], "title": {"text": "dataflow in MB/s"}}, "yaxis3": {"anchor": "x3", "domain": [0.6122, 0.6939], "title": {"text": "dataflow in MB/s"}}, "yaxis4": {"anchor": "x4", "domain": [0.4592, 0.5408], "title": {"text": "BB usage in Bytes"}}, "yaxis5": {"anchor": "x5", "domain": [0.3061, 0.3878], "title": {"text": "HDD usage in Bytes"}}, "yaxis6": {"anchor": "x6", "domain": [0.1531, 0.2347], "title": {"text": "SSD usage in Bytes"}}, "yaxis7": {"anchor": "x7", "domain": [0, 0.08163], "title": {"text": "CPU usage"}}}}
